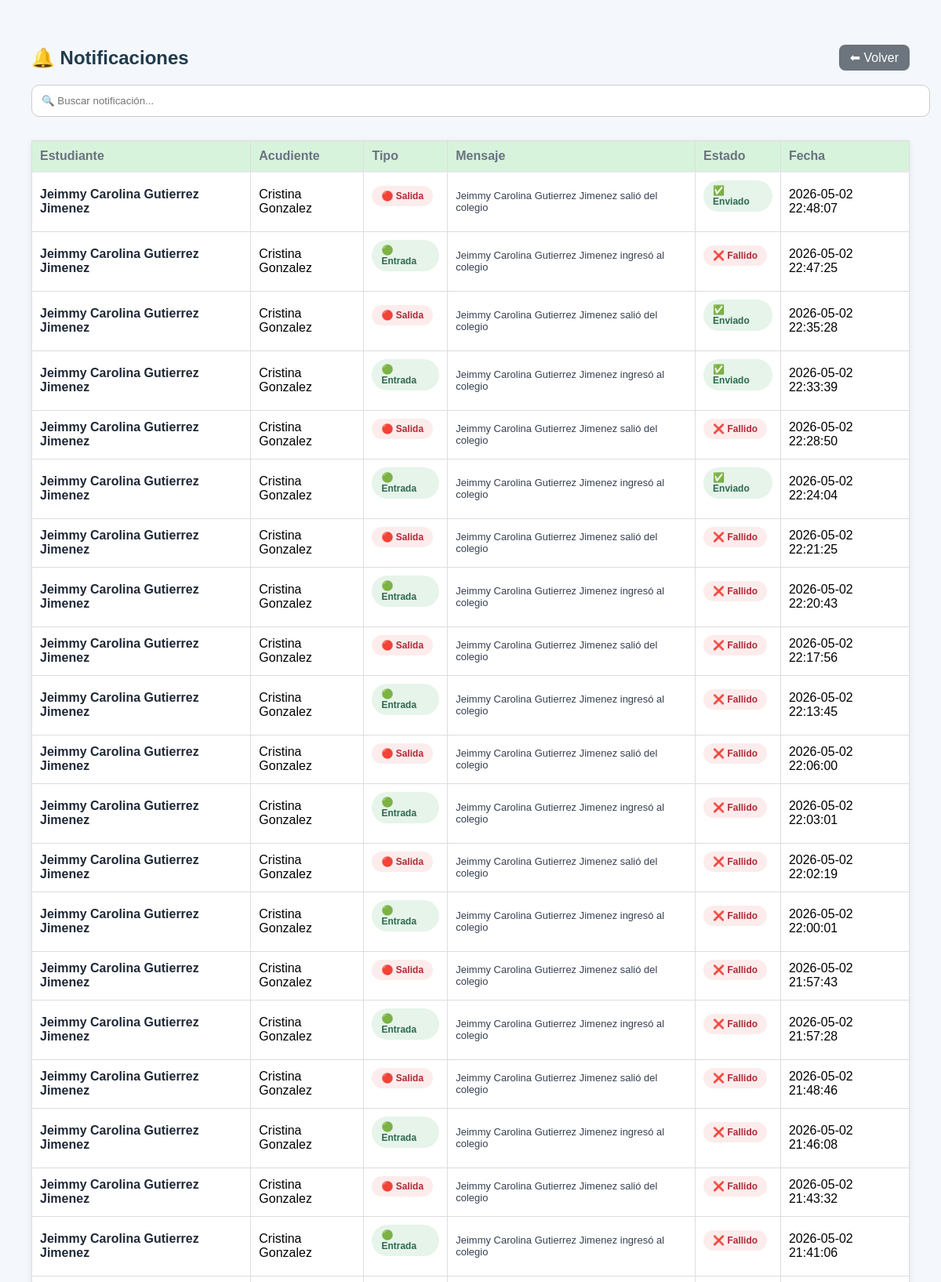
The page /coordinador/notificaciones (signed in, upper part) on the database its author committed.
### tables this page shows
CREATE TABLE notificacion (
    id_notificacion INTEGER PRIMARY KEY AUTOINCREMENT,
    id_estudiante INTEGER,
    id_acudiente INTEGER,
    tipo TEXT,
    mensaje TEXT,
    estado TEXT,
    enviado_at DATETIME,
    FOREIGN KEY(id_estudiante) REFERENCES estudiante(id_estudiante),
    FOREIGN KEY(id_acudiente) REFERENCES acudiente(id_acudiente)
);

CREATE TABLE estudiante (
    id_estudiante INTEGER PRIMARY KEY AUTOINCREMENT,
    documento TEXT,
    nombre TEXT,
    grado TEXT,
    estado TEXT,
    qr_hash TEXT UNIQUE,
    created_at DATETIME DEFAULT CURRENT_TIMESTAMP
);

CREATE TABLE acudiente (
    id_acudiente INTEGER PRIMARY KEY AUTOINCREMENT,
    nombre TEXT,
    telefono TEXT,
    parentesco TEXT,
    email TEXT,
    estado TEXT,
    created_at DATETIME DEFAULT CURRENT_TIMESTAMP
, id_estudiante INTEGER);

### web_app.py (the view)
@app.route("/coordinador/notificaciones")
def ver_notificaciones_web():
    if "rol" not in session or session["rol"] not in ["Coordinador", "Administrador", "Rectora"]:
        return redirect(url_for("login"))
    conn = get_connection()
    cursor = conn.cursor()
    cursor.execute("""
        SELECT e.nombre AS estudiante, a.nombre AS acudiente,
               n.tipo, n.mensaje, n.estado, n.enviado_at
        FROM notificacion n
        JOIN estudiante e ON n.id_estudiante = e.id_estudiante
        JOIN acudiente a ON n.id_acudiente = a.id_acudiente
        ORDER BY n.enviado_at DESC
    """)
    notificaciones = cursor.fetchall()
    conn.close()
    return render_template(
        "notificaciones.html",
        notificaciones=notificaciones,
        nombre=session["nombre"]
    )

### config.py (called while the page is built)
def get_connection():
    conn = sqlite3.connect(
        DATABASE,
        timeout=10,                # 🔥 evita bloqueo inmediato
        check_same_thread=False    # 🔥 permite múltiples accesos
    )
    conn.row_factory = sqlite3.Row
    conn.execute("PRAGMA journal_mode=WAL;")
    return conn

### templates/notificaciones.html (shortened to what this page needs)
<!DOCTYPE html>
<html lang="es">
<head>
    <link rel="stylesheet" href="{{ url_for('static', filename='css/style.css') }}">
</head>
<body class="dashboard-body">
<div class="main-content">
<div class="table-container">
    <div class="table-header">
        <h2>🔔 Notificaciones</h2>
        <div class="table-actions">
            <a class="btn-back" href="{{ url_for('panel_coordinador') }}">⬅ Volver</a>
        </div>
    </div>
    <input type="text" id="buscadorNoti" placeholder="🔍 Buscar notificación..." class="search-box">
    <div class="table-wrapper">
        <table class="styled-table" id="tablaNotificaciones">
            <thead>
                <tr>
                    <th>Estudiante</th>
                    <th>Acudiente</th>
                    <th>Tipo</th>
                    <th>Mensaje</th>
                    <th>Estado</th>
                    <th>Fecha</th>
                </tr>
            </thead>
            <tbody>
                {% for n in notificaciones %}
                <tr>
                    <td class="nombre">{{ n.estudiante }}</td>
                    <td>{{ n.acudiente }}</td>
                    <td>
                        {% if n.tipo == 'entrada' %}
                            <span class="badge entrada">🟢 Entrada</span>
                        {% else %}
                            <span class="badge salida">🔴 Salida</span>
                        {% endif %}
                    </td>
                    <td class="mensaje">{{ n.mensaje }}</td>
                    <td>
                        {% if n.estado == 'enviado' %}
                            <span class="badge ok">✅ Enviado</span>
                        {% else %}
                            <span class="badge error">❌ Fallido</span>
                        {% endif %}
                    </td>
                    <td class="fecha">{{ n.enviado_at }}</td>
                </tr>
                {% endfor %}
            </tbody>
        </table>
    </div>
</div>
</div>
</body>
</html>

### static/css/style.css (style rules this page uses)
body { font-family: Arial, sans-serif; background: #f4f7fb; margin: 0; padding: 0; }
h1, h2 { color: #1f3b4d; }
table { width: 100%; border-collapse: collapse; background: white; margin-top: 20px; box-shadow: 0 2px 8px rgba(0,0,0,0.08); }
table th, table td { border: 1px solid #ddd; padding: 10px; text-align: left; }
table th { background: #d8f3dc; }
.main-content { flex: 1; padding: 40px; background: #f4f7fb; }
.table-header { display: flex; justify-content: space-between; align-items: center; gap: 20px; }
.btn-back { background: #6b7280; color: white; padding: 10px 14px; border-radius: 8px; text-decoration: none; }
.styled-table thead { background: transparent; color: #6b7280; border-bottom: 2px solid #e5e7eb; }
.styled-table tbody tr { border-bottom: 1px solid #f1f1f1; }
.nombre { font-weight: 600; color: #1f2937; }
.search-box { width: 100%; padding: 12px; margin-bottom: 10px; border-radius: 10px; border: 1px solid #ccc; }
.badge { padding: 6px 12px; border-radius: 20px; font-size: 13px; font-weight: bold; }
.badge.entrada { background: #e6f4ea; color: #2d6a4f; }
.badge.salida { background: #fdecec; color: #b02a37; }
.mensaje { font-size: 13px; color: #374151; }
.badge.ok { background: #e6f4ea; color: #2d6a4f; }
.badge.error { background: #fdecec; color: #b02a37; }
.btn-back { background: #6c757d; color: white; padding: 8px 14px; border-radius: 8px; text-decoration: none; }
.badge { display: inline-block; background: #d8f3dc; color: #1b4332; padding: 6px 12px; border-radius: 20px; font-size: 12px; margin-bottom: 15px; }

### rows shown on the page
notificacion: estudiante "Jeimmy Carolina Gutierrez Jimenez", acudiente "Cristina Gonzalez", tipo "🔴 Salida", mensaje "Jeimmy Carolina Gutierrez Jimenez salió del colegio", estado "✅ Enviado", enviado_at "2026-05-02 22:48:07"
notificacion: estudiante "Jeimmy Carolina Gutierrez Jimenez", acudiente "Cristina Gonzalez", tipo "🟢 Entrada", mensaje "Jeimmy Carolina Gutierrez Jimenez ingresó al colegio", estado "❌ Fallido", enviado_at "2026-05-02 22:47:25"
notificacion: estudiante "Jeimmy Carolina Gutierrez Jimenez", acudiente "Cristina Gonzalez", tipo "🔴 Salida", mensaje "Jeimmy Carolina Gutierrez Jimenez salió del colegio", estado "✅ Enviado", enviado_at "2026-05-02 22:35:28"
notificacion: estudiante "Jeimmy Carolina Gutierrez Jimenez", acudiente "Cristina Gonzalez", tipo "🟢 Entrada", mensaje "Jeimmy Carolina Gutierrez Jimenez ingresó al colegio", estado "✅ Enviado", enviado_at "2026-05-02 22:33:39"
notificacion: estudiante "Jeimmy Carolina Gutierrez Jimenez", acudiente "Cristina Gonzalez", tipo "🔴 Salida", mensaje "Jeimmy Carolina Gutierrez Jimenez salió del colegio", estado "❌ Fallido", enviado_at "2026-05-02 22:28:50"
notificacion: estudiante "Jeimmy Carolina Gutierrez Jimenez", acudiente "Cristina Gonzalez", tipo "🟢 Entrada", mensaje "Jeimmy Carolina Gutierrez Jimenez ingresó al colegio", estado "✅ Enviado", enviado_at "2026-05-02 22:24:04"
notificacion: estudiante "Jeimmy Carolina Gutierrez Jimenez", acudiente "Cristina Gonzalez", tipo "🔴 Salida", mensaje "Jeimmy Carolina Gutierrez Jimenez salió del colegio", estado "❌ Fallido", enviado_at "2026-05-02 22:21:25"
notificacion: estudiante "Jeimmy Carolina Gutierrez Jimenez", acudiente "Cristina Gonzalez", tipo "🟢 Entrada", mensaje "Jeimmy Carolina Gutierrez Jimenez ingresó al colegio", estado "❌ Fallido", enviado_at "2026-05-02 22:20:43"
notificacion: estudiante "Jeimmy Carolina Gutierrez Jimenez", acudiente "Cristina Gonzalez", tipo "🔴 Salida", mensaje "Jeimmy Carolina Gutierrez Jimenez salió del colegio", estado "❌ Fallido", enviado_at "2026-05-02 22:17:56"
notificacion: estudiante "Jeimmy Carolina Gutierrez Jimenez", acudiente "Cristina Gonzalez", tipo "🟢 Entrada", mensaje "Jeimmy Carolina Gutierrez Jimenez ingresó al colegio", estado "❌ Fallido", enviado_at "2026-05-02 22:13:45"
notificacion: estudiante "Jeimmy Carolina Gutierrez Jimenez", acudiente "Cristina Gonzalez", tipo "🔴 Salida", mensaje "Jeimmy Carolina Gutierrez Jimenez salió del colegio", estado "❌ Fallido", enviado_at "2026-05-02 22:06:00"
notificacion: estudiante "Jeimmy Carolina Gutierrez Jimenez", acudiente "Cristina Gonzalez", tipo "🟢 Entrada", mensaje "Jeimmy Carolina Gutierrez Jimenez ingresó al colegio", estado "❌ Fallido", enviado_at "2026-05-02 22:03:01"
notificacion: estudiante "Jeimmy Carolina Gutierrez Jimenez", acudiente "Cristina Gonzalez", tipo "🔴 Salida", mensaje "Jeimmy Carolina Gutierrez Jimenez salió del colegio", estado "❌ Fallido", enviado_at "2026-05-02 22:02:19"
notificacion: estudiante "Jeimmy Carolina Gutierrez Jimenez", acudiente "Cristina Gonzalez", tipo "🟢 Entrada", mensaje "Jeimmy Carolina Gutierrez Jimenez ingresó al colegio", estado "❌ Fallido", enviado_at "2026-05-02 22:00:01"
notificacion: estudiante "Jeimmy Carolina Gutierrez Jimenez", acudiente "Cristina Gonzalez", tipo "🔴 Salida", mensaje "Jeimmy Carolina Gutierrez Jimenez salió del colegio", estado "❌ Fallido", enviado_at "2026-05-02 21:57:43"
notificacion: estudiante "Jeimmy Carolina Gutierrez Jimenez", acudiente "Cristina Gonzalez", tipo "🟢 Entrada", mensaje "Jeimmy Carolina Gutierrez Jimenez ingresó al colegio", estado "❌ Fallido", enviado_at "2026-05-02 21:57:28"
notificacion: estudiante "Jeimmy Carolina Gutierrez Jimenez", acudiente "Cristina Gonzalez", tipo "🔴 Salida", mensaje "Jeimmy Carolina Gutierrez Jimenez salió del colegio", estado "❌ Fallido", enviado_at "2026-05-02 21:48:46"
notificacion: estudiante "Jeimmy Carolina Gutierrez Jimenez", acudiente "Cristina Gonzalez", tipo "🟢 Entrada", mensaje "Jeimmy Carolina Gutierrez Jimenez ingresó al colegio", estado "❌ Fallido", enviado_at "2026-05-02 21:46:08"
notificacion: estudiante "Jeimmy Carolina Gutierrez Jimenez", acudiente "Cristina Gonzalez", tipo "🔴 Salida", mensaje "Jeimmy Carolina Gutierrez Jimenez salió del colegio", estado "❌ Fallido", enviado_at "2026-05-02 21:43:32"
notificacion: estudiante "Jeimmy Carolina Gutierrez Jimenez", acudiente "Cristina Gonzalez", tipo "🟢 Entrada", mensaje "Jeimmy Carolina Gutierrez Jimenez ingresó al colegio", estado "❌ Fallido", enviado_at "2026-05-02 21:41:06"
